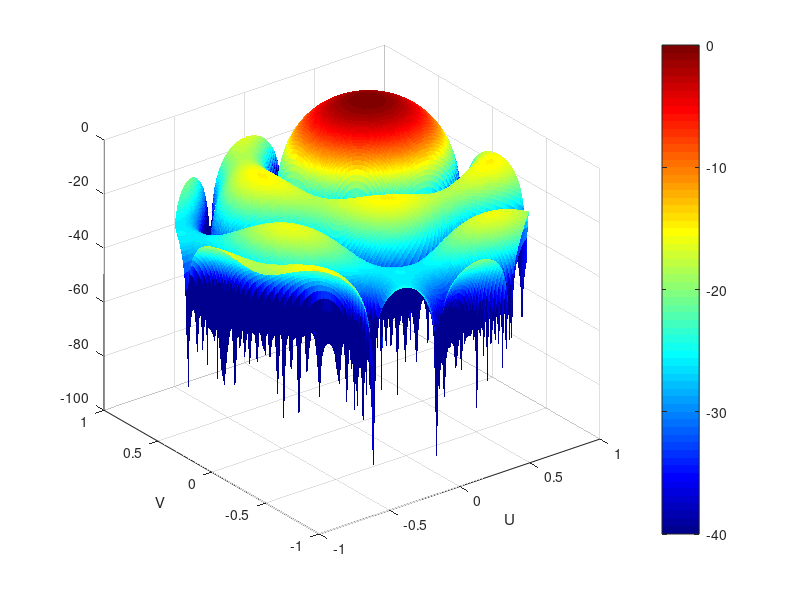

Reproduce this figure in MATLAB. (Note: this script raises an error after producing the figure.)
close all
clear
%% EE4016 Design Project Resit.
%% AF calculation.
freq = 6e9 ;
lambda = 3e8/6e9 ;
N = 19 ;
k = 2*pi / lambda ;
dxx = lambda/4 ;
dyy = sqrt(3)*lambda/4 ;

% Scan Directions
th_0 = deg2rad(45) ;
phi_0 = deg2rad(45) ;

% Theta and Phi Meshgrid
theta = linspace(eps,pi/2,101);
phi = linspace(eps,2*pi,303);
[TH,PHI] = meshgrid(theta,phi) ;

% U-V Coordinate system
u = sin(TH) .* cos(PHI) ;
v = sin(TH) .* sin(PHI) ;

% scan directions in U-V coordinates
u0 = sin(th_0).* cos(phi_0) ;
v0 = sin(th_0).* sin(phi_0) ;

% Meshgrid in cartesian coordinates
% x changes in columns and y changes in rows.
x = -4*dxx:dxx:4*dxx ;
y = -2*dyy:dyy:2*dyy ;
[X,Y] = meshgrid(x,y) ;

fact(:,1) = [ 0 0 1 0 1 0 1 0 0 ] ;
fact(:,2) = [ 0 1 0 1 0 1 0 1 0 ] ;
fact(:,3) = [ 1 0 1 0 1 0 1 0 1 ] ;
fact(:,4) = [ 0 1 0 1 0 1 0 1 0 ] ;
fact(:,5) = [ 0 0 1 0 1 0 1 0 0 ] ;

a = squeeze(fact)';

Beta_n = -k .* ( X.* u0 + Y.*v0 ) ; 

%% AF for generic case.
for jj = 1:length(x)
    for ii = 1:length(y)

        if ii==1 && jj==1
            af_old = 0;
        else
            af_old = AF ;
        end

        af = a(ii,jj).*1./ N .* exp(1i .* Beta_n(ii,jj) ) .* exp(1i.*k.*( X(ii,jj).*u + Y(ii,jj).*v) ) ;

        AF = af + af_old ;
        
    end
end

%% UV surface representation
U = sin(TH) .* cos(PHI);
V = sin(TH) .* sin(PHI);
figure;
surface(U, V, 20*log10(abs(AF)) - max(max(20*log10(abs(AF)))), 'linestyle', 'none') % When the number of point increases, it would be better to hide lines
xlabel('U')
ylabel('V')
grid on
colormap('jet')
colorbar
caxis([-40, 0]) 
view(-37.5,30) % Change the view angle [Az,El]

GratingLobeDiagram(k,2*dxx,2*dyy,th_0,phi_0,'Triangular');